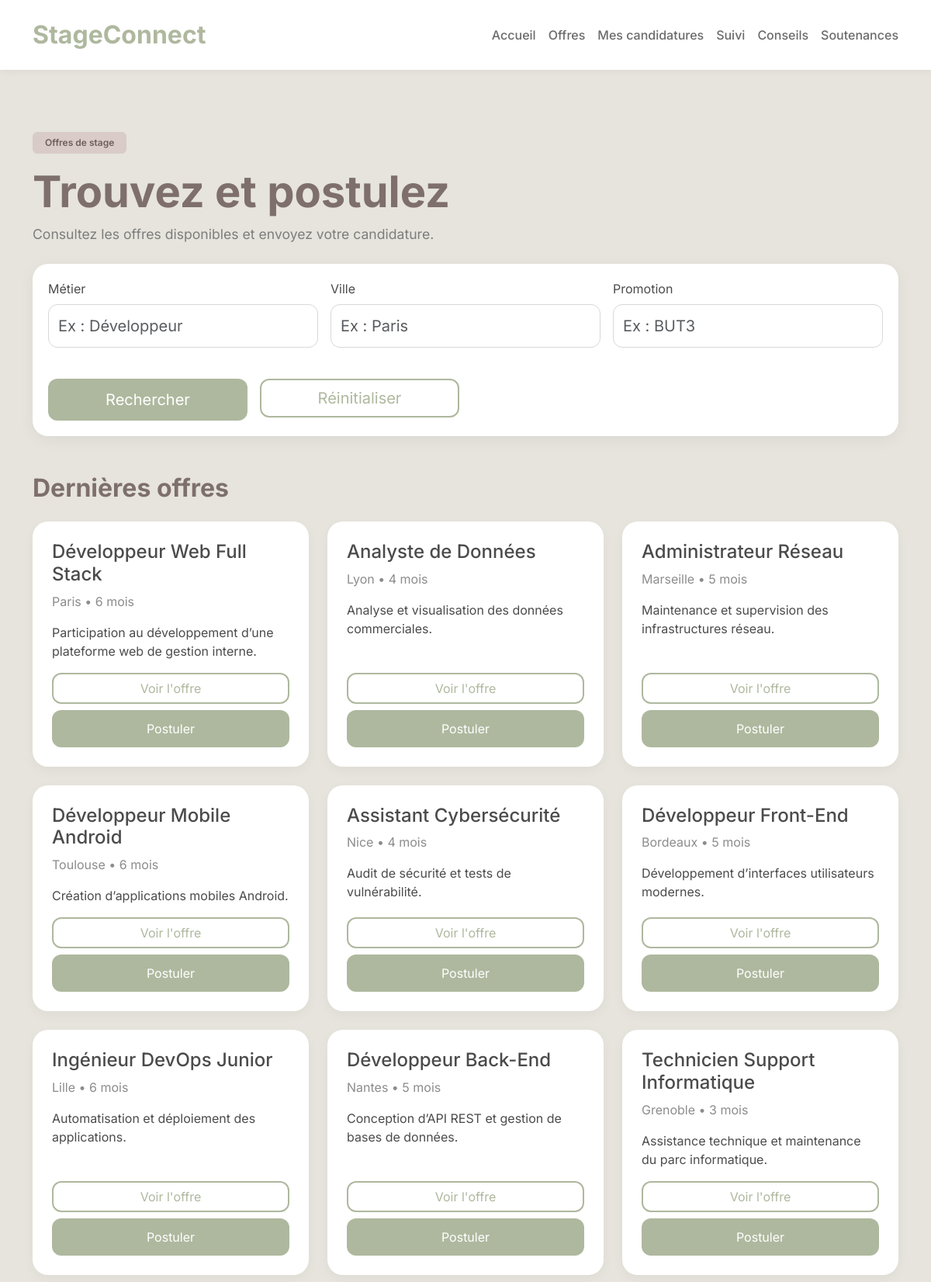
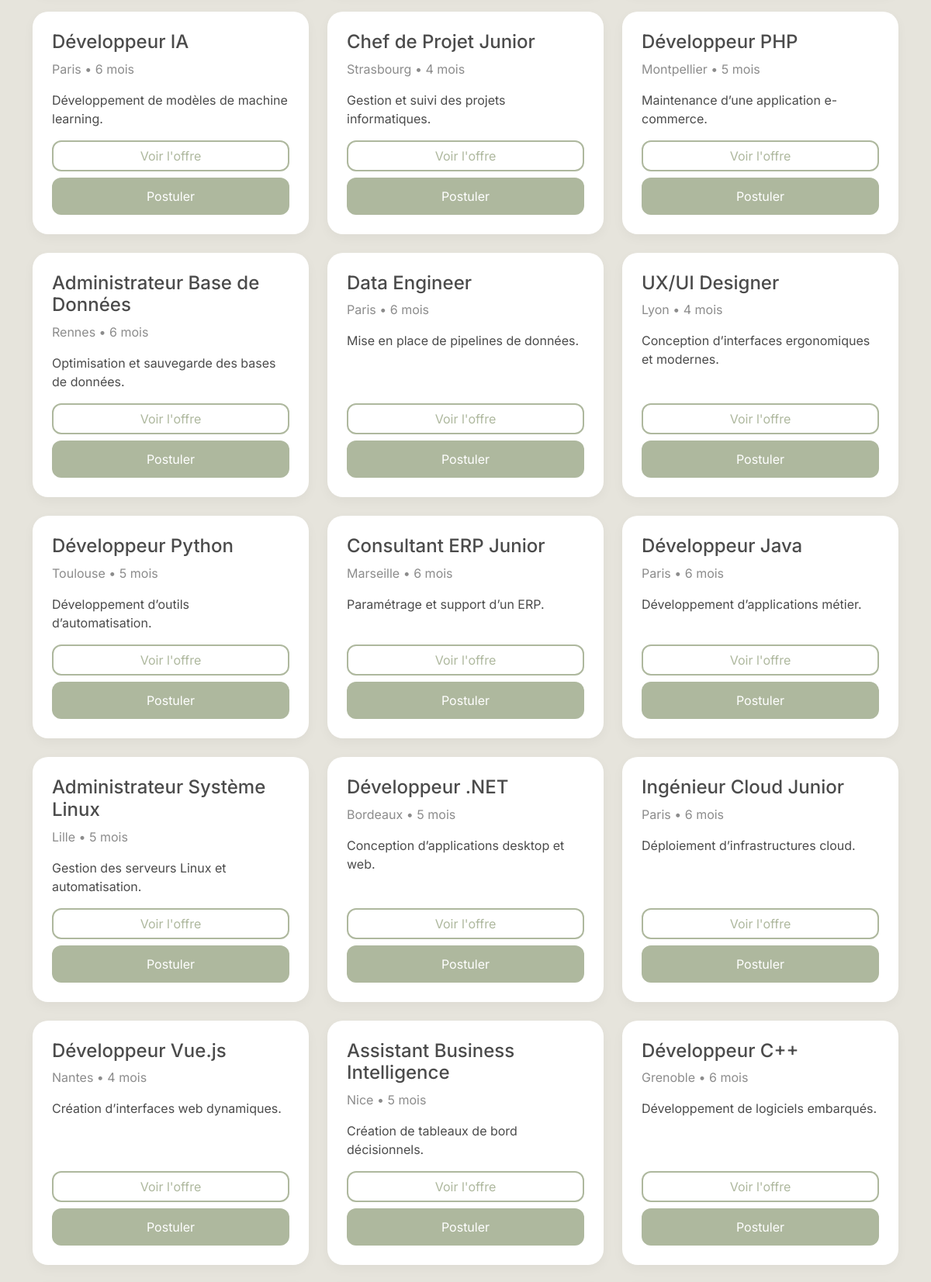
The page /offre_de_stage.php (upper part) on the database its author committed (2 pictures, top to bottom).
### tables this page shows
CREATE TABLE `offre_stage` (
  `id_offre` int(11) NOT NULL,
  `intitule` varchar(150) NOT NULL,
  `description` text DEFAULT NULL,
  `competences` text DEFAULT NULL,
  `duree` varchar(50) DEFAULT NULL,
  `lieu` varchar(100) DEFAULT NULL,
  `date_debut` date DEFAULT NULL,
  `date_fin` date DEFAULT NULL,
  `remuneration` decimal(10,2) DEFAULT NULL,
  `promotion` varchar(50) DEFAULT NULL,
  `annee` year(4) DEFAULT NULL,
  `id_entreprise` int(11) DEFAULT NULL
);

### includes/db.php (called while the page is built)
<?php
function db(): PDO {
    static $conn = null;
    if ($conn !== null) {
        return $conn;
    }
    $host = 'localhost';
    $user = 'root';
    $pass = '';
    $name = 'gestion_stage';
    $dsn = "mysql:host={$host};dbname={$name};charset=utf8mb4";
    $options = [
        PDO::ATTR_ERRMODE => PDO::ERRMODE_EXCEPTION,
        PDO::ATTR_DEFAULT_FETCH_MODE => PDO::FETCH_ASSOC,
        PDO::ATTR_EMULATE_PREPARES => false,
    ];
    $conn = new PDO($dsn, $user, $pass, $options);
    return $conn;
}

### offre_de_stage.php (the view, shortened to what this page needs)
<?php
require_once __DIR__ . '/includes/db.php';
$metier = $_GET['metier'] ?? '';
$ville = $_GET['ville'] ?? '';
$promotion = $_GET['promotion'] ?? '';
$sql = "SELECT * FROM offre_stage WHERE 1=1";
$params = [];
$stmt = db()->prepare($sql);
$stmt->execute($params);
$offres = $stmt->fetchAll(PDO::FETCH_ASSOC);
?>
<!DOCTYPE html>
<html lang="fr">
<head>
    <link href="https://cdn.jsdelivr.net/npm/bootstrap@5.3.2/dist/css/bootstrap.min.css" rel="stylesheet">
    <link rel="stylesheet" href="CSS SAE 201 203.css">
</head>
<body>
<nav class="navbar navbar-expand-lg py-3">
    <div class="container">
        <a class="navbar-brand" href="index.php">
            StageConnect
        </a>
        <div class="ms-auto d-flex align-items-center gap-3">
            <a href="etudiant_espace.php" class="nav-link">
                Accueil
            </a>
            <a href="offre_de_stage.php" class="nav-link">
                Offres
            </a>
            <a href="mes_candidatures.php" class="nav-link">
                Mes candidatures
            </a>
            <a href="suivi_stage.php" class="nav-link">
                Suivi
            </a>
            <a href="conseil_et_demande.php" class="nav-link">
                Conseils
            </a>
            <a href="soutenances_stage.php" class="nav-link">
                Soutenances
            </a>
        </div>
    </div>
</nav>
<section class="hero-section">
<div class="container">
<div class="mb-4">
    <span class="badge bg-primary px-3 py-2 mb-3">
        Offres de stage
    </span>
    <h1 class="hero-title">
        Trouvez et postulez
    </h1>
    <p class="hero-text">
        Consultez les offres disponibles et envoyez votre candidature.
    </p>
</div>
<div class="search-box mb-5">
<form method="GET">
<div class="row g-3">
<div class="col-md-4">
<label class="form-label">
    Métier
</label>
<input
type="text"
class="form-control form-control-lg"
name="metier"
value="<?= htmlspecialchars($metier) ?>"
placeholder="Ex : Développeur">
</div>
<div class="col-md-4">
<label class="form-label">
    Ville
</label>
<input
type="text"
class="form-control form-control-lg"
name="ville"
value="<?= htmlspecialchars($ville) ?>"
placeholder="Ex : Paris">
</div>
<div class="col-md-4">
<label class="form-label">
    Promotion
</label>
<input
type="text"
class="form-control form-control-lg"
name="promotion"
value="<?= htmlspecialchars($promotion) ?>"
placeholder="Ex : BUT3">
</div>
<div class="col-md-3">
<button
type="submit"
class="btn btn-primary w-100 btn-lg mt-4">
Rechercher
</button>
</div>
<div class="col-md-3">
<a
href="offre_de_stage.php"
class="btn btn-outline-primary w-100 btn-lg mt-4">
Réinitialiser
</a>
</div>
</div>
</form>
</div>
<h2 class="section-title mb-4">
    Dernières offres
</h2>
<div class="row g-4">
<?php foreach($offres as $offre): ?>
<div class="col-md-4">
<div class="offer-card h-100">
<h4>
    <?= htmlspecialchars($offre['intitule']) ?>
</h4>
<p class="offer-location">
    <?= htmlspecialchars($offre['lieu']) ?>
    •
    <?= htmlspecialchars($offre['duree']) ?>
</p>
<p class="mb-3">
<?= nl2br(htmlspecialchars($offre['description'])) ?>
</p>
<div class="d-flex flex-column gap-2">
<a href="?view=<?= $offre['id_offre'] ?>#offre<?= $offre['id_offre'] ?>"
   class="btn btn-outline-primary"
   data-bs-toggle="modal"
   data-bs-target="#offre<?= $offre['id_offre'] ?>">
   Voir l'offre
</a>
<form method="POST">
<button
type="submit"
name="postuler"
class="btn btn-primary w-100">
Postuler
</button>
</form>
</div>
</div>
</div>
<?php endforeach; ?>
</div>
</div>
</section>
</body>
</html>

### CSS SAE 201 203.css (style rules this page uses)
body { font-family: 'Inter', sans-serif; background: #E6E4DC; color: #4b4b4b; }
.navbar { background: white; box-shadow: 0 2px 10px rgba(0, 0, 0, 0.05); }
.navbar-brand { font-size: 2rem; font-weight: 700; color: #AEB89E !important; }
.nav-link { font-weight: 500; color: #6b6b6b !important; transition: 0.3s; }
.btn-primary { background: #AEB89E; border: none; border-radius: 12px; padding: 12px 20px; color: white; transition: 0.3s; }
.btn-outline-primary { border: 2px solid #AEB89E; color: #AEB89E; border-radius: 12px; }
.hero-section { padding: 80px 0; }
.hero-title { font-size: 3.5rem; font-weight: 700; line-height: 1.2; color: #7e6f6c; }
.hero-text { font-size: 1.1rem; color: #7d7d7d; }
.badge { background: #D9CBC8 !important; color: #6e5e5b; font-weight: 600; }
.search-box { background: white; padding: 20px; border-radius: 20px; box-shadow: 0 5px 20px rgba(0, 0, 0, 0.05); }
.section-title { font-size: 2rem; font-weight: 700; color: #7e6f6c; }
.offer-card { background: white; border-radius: 20px; padding: 25px; transition: 0.3s; height: 100%; box-shadow: 0 5px 15px rgba(0, 0, 0, 0.04); display: flex; flex-direction: column; }
.offer-card .d-flex.flex-column.gap-2 { margin-top: auto; }
.offer-card .mb-3 { flex-grow: 1; }
.offer-location { color: #8c8c8c; }
.form-control { border-radius: 12px; border: 1px solid #d8d8d8; padding: 12px; }

### rows shown on the page
offre_stage: intitule "Développeur Web Full Stack", lieu "Paris", duree "6 mois", description "Participation au développement d’une plateforme web de gestion interne."
offre_stage: intitule "Analyste de Données", lieu "Lyon", duree "4 mois", description "Analyse et visualisation des données commerciales."
offre_stage: intitule "Administrateur Réseau", lieu "Marseille", duree "5 mois", description "Maintenance et supervision des infrastructures réseau."
offre_stage: intitule "Développeur Mobile Android", lieu "Toulouse", duree "6 mois", description "Création d’applications mobiles Android."
offre_stage: intitule "Assistant Cybersécurité", lieu "Nice", duree "4 mois", description "Audit de sécurité et tests de vulnérabilité."
offre_stage: intitule "Développeur Front-End", lieu "Bordeaux", duree "5 mois", description "Développement d’interfaces utilisateurs modernes."
offre_stage: intitule "Ingénieur DevOps Junior", lieu "Lille", duree "6 mois", description "Automatisation et déploiement des applications."
offre_stage: intitule "Développeur Back-End", lieu "Nantes", duree "5 mois", description "Conception d’API REST et gestion de bases de données."
offre_stage: intitule "Technicien Support Informatique", lieu "Grenoble", duree "3 mois", description "Assistance technique et maintenance du parc informatique."
offre_stage: intitule "Développeur IA", lieu "Paris", duree "6 mois", description "Développement de modèles de machine learning."
offre_stage: intitule "Chef de Projet Junior", lieu "Strasbourg", duree "4 mois", description "Gestion et suivi des projets informatiques."
offre_stage: intitule "Développeur PHP", lieu "Montpellier", duree "5 mois", description "Maintenance d’une application e-commerce."
offre_stage: intitule "Administrateur Base de Données", lieu "Rennes", duree "6 mois", description "Optimisation et sauvegarde des bases de données."
offre_stage: intitule "Data Engineer", lieu "Paris", duree "6 mois", description "Mise en place de pipelines de données."
offre_stage: intitule "UX/UI Designer", lieu "Lyon", duree "4 mois", description "Conception d’interfaces ergonomiques et modernes."
offre_stage: intitule "Développeur Python", lieu "Toulouse", duree "5 mois", description "Développement d’outils d’automatisation."
offre_stage: intitule "Consultant ERP Junior", lieu "Marseille", duree "6 mois", description "Paramétrage et support d’un ERP."
offre_stage: intitule "Développeur Java", lieu "Paris", duree "6 mois", description "Développement d’applications métier."
offre_stage: intitule "Administrateur Système Linux", lieu "Lille", duree "5 mois", description "Gestion des serveurs Linux et automatisation."
offre_stage: intitule "Développeur .NET", lieu "Bordeaux", duree "5 mois", description "Conception d’applications desktop et web."
offre_stage: intitule "Ingénieur Cloud Junior", lieu "Paris", duree "6 mois", description "Déploiement d’infrastructures cloud."
offre_stage: intitule "Développeur Vue.js", lieu "Nantes", duree "4 mois", description "Création d’interfaces web dynamiques."
offre_stage: intitule "Assistant Business Intelligence", lieu "Nice", duree "5 mois", description "Création de tableaux de bord décisionnels."
offre_stage: intitule "Développeur C++", lieu "Grenoble", duree "6 mois", description "Développement de logiciels embarqués."
